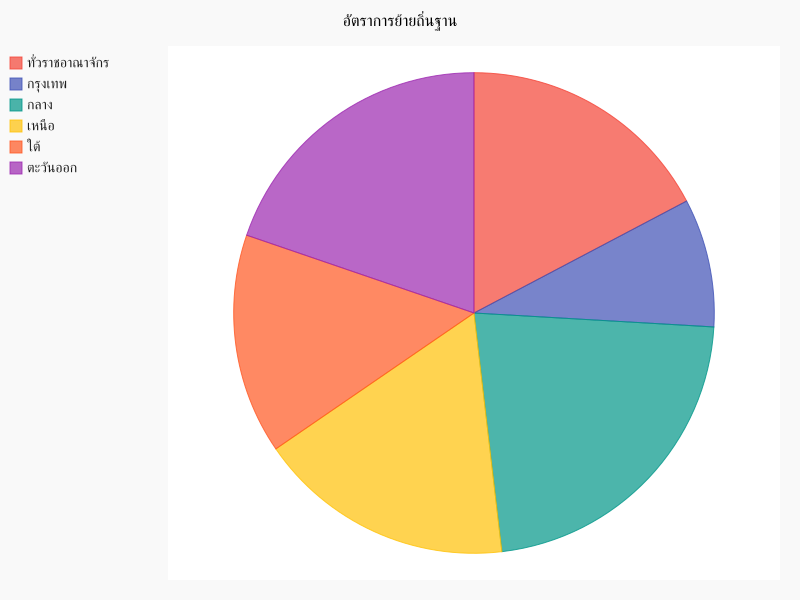

The script that drew this image:
""" PSIT PROJECT
Subject : Migration of population
made by :
          1. นายกิตติบุญ สัตบุษ    59070016
          2. นายจิรายุส  ไพรวรรณ 59070026
          3. นายธนวรรษ ประดับราช 59070069
          4. นายนาวิน   พูลสวัสดิ์  59070088"""
import os
import uuid
import pygal
from pygal import *
def function1():
    """Get the information to plot a graph Migration Rates by Region"""
    pie_chart = Pie()
    pie_chart.title = "อัตราการย้ายถิ่นฐาน"
    pie_chart.add("ทั่วราชอาณาจักร",1.4)
    pie_chart.add("กรุงเทพ",0.7)
    pie_chart.add("กลาง",1.8)
    pie_chart.add("เหนือ",1.4)
    pie_chart.add("ใต้",1.2)
    pie_chart.add("ตะวันออก",1.6)
    pie_chart.render_to_file("Migration Rates by Region2.svg")
function1()
